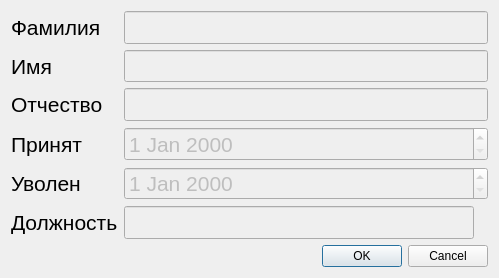
<?xml version="1.0" encoding="UTF-8"?>
<ui version="4.0">
 <class>ChoseStaffFullDialog</class>
 <widget class="QDialog" name="ChoseStaffFullDialog">
  <property name="geometry">
   <rect>
    <x>0</x>
    <y>0</y>
    <width>499</width>
    <height>278</height>
   </rect>
  </property>
  <property name="windowTitle">
   <string>Информация о сотруднике</string>
  </property>
  <layout class="QGridLayout" name="gridLayout">
   <item row="3" column="2">
    <widget class="QDateEdit" name="empl_dateEdit">
     <property name="enabled">
      <bool>false</bool>
     </property>
     <property name="minimumSize">
      <size>
       <width>350</width>
       <height>30</height>
      </size>
     </property>
     <property name="font">
      <font>
       <pointsize>16</pointsize>
      </font>
     </property>
    </widget>
   </item>
   <item row="6" column="2">
    <widget class="QDialogButtonBox" name="buttonBox">
     <property name="orientation">
      <enum>Qt::Horizontal</enum>
     </property>
     <property name="standardButtons">
      <set>QDialogButtonBox::Cancel|QDialogButtonBox::Ok</set>
     </property>
    </widget>
   </item>
   <item row="2" column="1">
    <widget class="QLabel" name="part_label">
     <property name="minimumSize">
      <size>
       <width>0</width>
       <height>30</height>
      </size>
     </property>
     <property name="font">
      <font>
       <pointsize>16</pointsize>
      </font>
     </property>
     <property name="text">
      <string>Отчество</string>
     </property>
    </widget>
   </item>
   <item row="2" column="2">
    <widget class="QLineEdit" name="patr_lineEdit">
     <property name="enabled">
      <bool>false</bool>
     </property>
     <property name="minimumSize">
      <size>
       <width>350</width>
       <height>30</height>
      </size>
     </property>
     <property name="font">
      <font>
       <pointsize>16</pointsize>
      </font>
     </property>
    </widget>
   </item>
   <item row="4" column="1">
    <widget class="QLabel" name="fire_label">
     <property name="minimumSize">
      <size>
       <width>0</width>
       <height>30</height>
      </size>
     </property>
     <property name="font">
      <font>
       <pointsize>16</pointsize>
      </font>
     </property>
     <property name="text">
      <string>Уволен</string>
     </property>
    </widget>
   </item>
   <item row="4" column="2">
    <widget class="QDateEdit" name="fire_dateEdit">
     <property name="enabled">
      <bool>false</bool>
     </property>
     <property name="minimumSize">
      <size>
       <width>350</width>
       <height>30</height>
      </size>
     </property>
     <property name="font">
      <font>
       <pointsize>16</pointsize>
      </font>
     </property>
    </widget>
   </item>
   <item row="0" column="1">
    <widget class="QLabel" name="surname_label">
     <property name="minimumSize">
      <size>
       <width>0</width>
       <height>30</height>
      </size>
     </property>
     <property name="font">
      <font>
       <pointsize>16</pointsize>
      </font>
     </property>
     <property name="text">
      <string>Фамилия</string>
     </property>
    </widget>
   </item>
   <item row="1" column="2">
    <widget class="QLineEdit" name="name_lineEdit">
     <property name="enabled">
      <bool>false</bool>
     </property>
     <property name="minimumSize">
      <size>
       <width>350</width>
       <height>30</height>
      </size>
     </property>
     <property name="font">
      <font>
       <pointsize>16</pointsize>
      </font>
     </property>
    </widget>
   </item>
   <item row="0" column="2">
    <widget class="QLineEdit" name="surname_lineEdit">
     <property name="enabled">
      <bool>false</bool>
     </property>
     <property name="minimumSize">
      <size>
       <width>350</width>
       <height>30</height>
      </size>
     </property>
     <property name="font">
      <font>
       <pointsize>16</pointsize>
      </font>
     </property>
    </widget>
   </item>
   <item row="5" column="2">
    <widget class="QLineEdit" name="pos_titile_lineEdit">
     <property name="enabled">
      <bool>false</bool>
     </property>
     <property name="sizePolicy">
      <sizepolicy hsizetype="Maximum" vsizetype="Fixed">
       <horstretch>0</horstretch>
       <verstretch>0</verstretch>
      </sizepolicy>
     </property>
     <property name="minimumSize">
      <size>
       <width>350</width>
       <height>30</height>
      </size>
     </property>
     <property name="font">
      <font>
       <pointsize>16</pointsize>
      </font>
     </property>
    </widget>
   </item>
   <item row="5" column="1">
    <widget class="QLabel" name="pos_title_label">
     <property name="minimumSize">
      <size>
       <width>0</width>
       <height>30</height>
      </size>
     </property>
     <property name="font">
      <font>
       <pointsize>16</pointsize>
      </font>
     </property>
     <property name="text">
      <string>Должность</string>
     </property>
    </widget>
   </item>
   <item row="3" column="1">
    <widget class="QLabel" name="empl_label">
     <property name="minimumSize">
      <size>
       <width>0</width>
       <height>30</height>
      </size>
     </property>
     <property name="font">
      <font>
       <pointsize>16</pointsize>
      </font>
     </property>
     <property name="text">
      <string>Принят</string>
     </property>
    </widget>
   </item>
   <item row="1" column="1">
    <widget class="QLabel" name="name_label">
     <property name="minimumSize">
      <size>
       <width>0</width>
       <height>30</height>
      </size>
     </property>
     <property name="font">
      <font>
       <pointsize>16</pointsize>
      </font>
     </property>
     <property name="text">
      <string>Имя</string>
     </property>
    </widget>
   </item>
  </layout>
 </widget>
 <tabstops>
  <tabstop>surname_lineEdit</tabstop>
  <tabstop>name_lineEdit</tabstop>
  <tabstop>patr_lineEdit</tabstop>
  <tabstop>empl_dateEdit</tabstop>
  <tabstop>fire_dateEdit</tabstop>
  <tabstop>pos_titile_lineEdit</tabstop>
 </tabstops>
 <resources/>
 <connections>
  <connection>
   <sender>buttonBox</sender>
   <signal>accepted()</signal>
   <receiver>ChoseStaffFullDialog</receiver>
   <slot>accept()</slot>
   <hints>
    <hint type="sourcelabel">
     <x>248</x>
     <y>254</y>
    </hint>
    <hint type="destinationlabel">
     <x>157</x>
     <y>274</y>
    </hint>
   </hints>
  </connection>
  <connection>
   <sender>buttonBox</sender>
   <signal>rejected()</signal>
   <receiver>ChoseStaffFullDialog</receiver>
   <slot>reject()</slot>
   <hints>
    <hint type="sourcelabel">
     <x>316</x>
     <y>260</y>
    </hint>
    <hint type="destinationlabel">
     <x>286</x>
     <y>274</y>
    </hint>
   </hints>
  </connection>
 </connections>
</ui>
